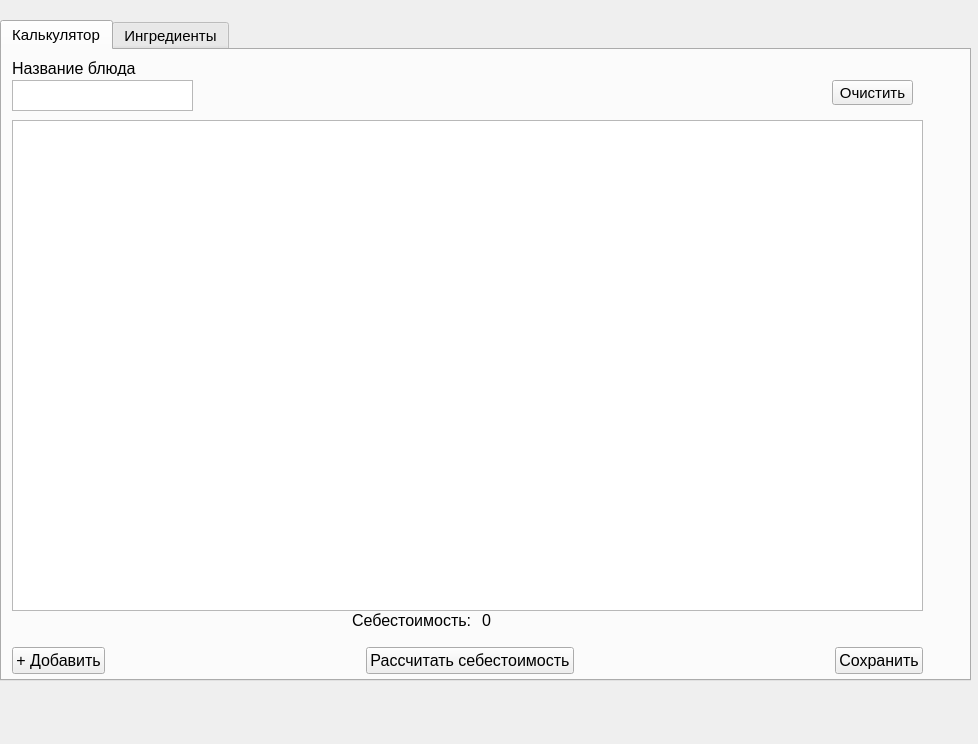
<?xml version="1.0" encoding="UTF-8"?>
<ui version="4.0">
 <class>calculator</class>
 <widget class="QWidget" name="calculator">
  <property name="geometry">
   <rect>
    <x>0</x>
    <y>0</y>
    <width>978</width>
    <height>744</height>
   </rect>
  </property>
  <property name="windowTitle">
   <string>Form</string>
  </property>
  <widget class="QTabWidget" name="calcTabs">
   <property name="geometry">
    <rect>
     <x>0</x>
     <y>20</y>
     <width>971</width>
     <height>661</height>
    </rect>
   </property>
   <property name="font">
    <font>
     <pointsize>11</pointsize>
    </font>
   </property>
   <property name="currentIndex">
    <number>0</number>
   </property>
   <widget class="QWidget" name="tab">
    <attribute name="title">
     <string>Калькулятор</string>
    </attribute>
    <widget class="QWidget" name="layoutWidget">
     <property name="geometry">
      <rect>
       <x>10</x>
       <y>580</y>
       <width>911</width>
       <height>62</height>
      </rect>
     </property>
     <layout class="QGridLayout" name="gridLayout_2">
      <item row="0" column="1">
       <spacer name="horizontalSpacer">
        <property name="orientation">
         <enum>Qt::Horizontal</enum>
        </property>
        <property name="sizeHint" stdset="0">
         <size>
          <width>40</width>
          <height>20</height>
         </size>
        </property>
       </spacer>
      </item>
      <item row="0" column="4">
       <widget class="QPushButton" name="saveDish">
        <property name="font">
         <font>
          <pointsize>12</pointsize>
         </font>
        </property>
        <property name="text">
         <string>Сохранить</string>
        </property>
       </widget>
      </item>
      <item row="0" column="2">
       <widget class="QPushButton" name="calcCost">
        <property name="font">
         <font>
          <pointsize>12</pointsize>
         </font>
        </property>
        <property name="text">
         <string>Рассчитать себестоимость</string>
        </property>
       </widget>
      </item>
      <item row="0" column="3">
       <spacer name="horizontalSpacer_2">
        <property name="orientation">
         <enum>Qt::Horizontal</enum>
        </property>
        <property name="sizeHint" stdset="0">
         <size>
          <width>40</width>
          <height>20</height>
         </size>
        </property>
       </spacer>
      </item>
      <item row="0" column="0">
       <widget class="QPushButton" name="addIngridient">
        <property name="font">
         <font>
          <pointsize>12</pointsize>
         </font>
        </property>
        <property name="text">
         <string>+ Добавить</string>
        </property>
       </widget>
      </item>
     </layout>
    </widget>
    <widget class="QLabel" name="label">
     <property name="geometry">
      <rect>
       <x>10</x>
       <y>10</y>
       <width>131</width>
       <height>16</height>
      </rect>
     </property>
     <property name="font">
      <font>
       <pointsize>12</pointsize>
      </font>
     </property>
     <property name="text">
      <string>Название блюда</string>
     </property>
    </widget>
    <widget class="QTextEdit" name="dishName">
     <property name="geometry">
      <rect>
       <x>10</x>
       <y>30</y>
       <width>181</width>
       <height>31</height>
      </rect>
     </property>
     <property name="font">
      <font>
       <pointsize>12</pointsize>
      </font>
     </property>
    </widget>
    <widget class="QTableWidget" name="calcTableWidget">
     <property name="geometry">
      <rect>
       <x>10</x>
       <y>70</y>
       <width>911</width>
       <height>491</height>
      </rect>
     </property>
     <property name="font">
      <font>
       <pointsize>12</pointsize>
      </font>
     </property>
    </widget>
    <widget class="QPushButton" name="clearCalcTable">
     <property name="geometry">
      <rect>
       <x>830</x>
       <y>30</y>
       <width>81</width>
       <height>25</height>
      </rect>
     </property>
     <property name="text">
      <string>Очистить</string>
     </property>
    </widget>
    <widget class="QWidget" name="layoutWidget">
     <property name="geometry">
      <rect>
       <x>350</x>
       <y>560</y>
       <width>251</width>
       <height>21</height>
      </rect>
     </property>
     <layout class="QGridLayout" name="gridLayout">
      <item row="0" column="0">
       <widget class="QLabel" name="label_2">
        <property name="font">
         <font>
          <pointsize>12</pointsize>
         </font>
        </property>
        <property name="text">
         <string>Себестоимость: </string>
        </property>
       </widget>
      </item>
      <item row="0" column="1">
       <widget class="QLabel" name="productCost">
        <property name="font">
         <font>
          <pointsize>12</pointsize>
         </font>
        </property>
        <property name="text">
         <string>0</string>
        </property>
       </widget>
      </item>
     </layout>
    </widget>
   </widget>
   <widget class="QWidget" name="tab_2">
    <attribute name="title">
     <string>Ингредиенты</string>
    </attribute>
    <widget class="QTableWidget" name="ingridientTableWidget">
     <property name="geometry">
      <rect>
       <x>10</x>
       <y>80</y>
       <width>921</width>
       <height>551</height>
      </rect>
     </property>
     <property name="font">
      <font>
       <pointsize>12</pointsize>
      </font>
     </property>
    </widget>
    <widget class="QWidget" name="layoutWidget">
     <property name="geometry">
      <rect>
       <x>10</x>
       <y>10</y>
       <width>271</width>
       <height>96</height>
      </rect>
     </property>
     <layout class="QGridLayout" name="gridLayout_3">
      <property name="spacing">
       <number>6</number>
      </property>
      <item row="1" column="1">
       <widget class="QPushButton" name="addIngridientToTable">
        <property name="text">
         <string>Добавить</string>
        </property>
       </widget>
      </item>
      <item row="1" column="0">
       <widget class="QTextEdit" name="ingridientInput">
        <property name="verticalScrollBarPolicy">
         <enum>Qt::ScrollBarAlwaysOff</enum>
        </property>
        <property name="horizontalScrollBarPolicy">
         <enum>Qt::ScrollBarAlwaysOff</enum>
        </property>
        <property name="sizeAdjustPolicy">
         <enum>QAbstractScrollArea::AdjustToContentsOnFirstShow</enum>
        </property>
        <property name="lineWrapMode">
         <enum>QTextEdit::WidgetWidth</enum>
        </property>
        <property name="textInteractionFlags">
         <set>Qt::TextEditorInteraction</set>
        </property>
       </widget>
      </item>
      <item row="0" column="0">
       <widget class="QLabel" name="label_3">
        <property name="text">
         <string>Название: </string>
        </property>
       </widget>
      </item>
     </layout>
    </widget>
   </widget>
  </widget>
 </widget>
 <resources/>
 <connections/>
</ui>
